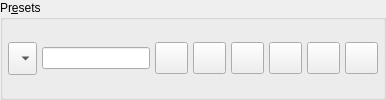
               <widget class="QGroupBox" name="presets_gb">
                <property name="sizePolicy">
                 <sizepolicy hsizetype="Expanding" vsizetype="Fixed">
                  <horstretch>0</horstretch>
                  <verstretch>0</verstretch>
                 </sizepolicy>
                </property>
                <property name="minimumSize">
                 <size>
                  <width>0</width>
                  <height>0</height>
                 </size>
                </property>
                <property name="title">
                 <string>Pr&amp;esets</string>
                </property>
                <property name="flat">
                 <bool>false</bool>
                </property>
                <property name="checkable">
                 <bool>false</bool>
                </property>
                <layout class="QVBoxLayout" name="verticalLayout_8">
                 <property name="spacing">
                  <number>5</number>
                 </property>
                 <property name="leftMargin">
                  <number>5</number>
                 </property>
                 <property name="topMargin">
                  <number>5</number>
                 </property>
                 <property name="rightMargin">
                  <number>5</number>
                 </property>
                 <property name="bottomMargin">
                  <number>5</number>
                 </property>
                 <item>
                  <layout class="QHBoxLayout" name="horizontalLayout_6">
                   <property name="spacing">
                    <number>5</number>
                   </property>
                   <item>
                    <widget class="QComboBox" name="presets_cmb">
                     <property name="sizePolicy">
                      <sizepolicy hsizetype="Expanding" vsizetype="Fixed">
                       <horstretch>0</horstretch>
                       <verstretch>0</verstretch>
                      </sizepolicy>
                     </property>
                     <property name="insertPolicy">
                      <enum>QComboBox::InsertPolicy::InsertAtBottom</enum>
                     </property>
                     <property name="sizeAdjustPolicy">
                      <enum>QComboBox::SizeAdjustPolicy::AdjustToMinimumContentsLengthWithIcon</enum>
                     </property>
                     <property name="iconSize">
                      <size>
                       <width>25</width>
                       <height>25</height>
                      </size>
                     </property>
                    </widget>
                   </item>
                   <item>
                    <widget class="QLineEdit" name="preset_name_edt">
                     <property name="sizePolicy">
                      <sizepolicy hsizetype="Expanding" vsizetype="Fixed">
                       <horstretch>0</horstretch>
                       <verstretch>0</verstretch>
                      </sizepolicy>
                     </property>
                    </widget>
                   </item>
                   <item>
                    <widget class="QToolButton" name="new_preset_tb">
                     <property name="enabled">
                      <bool>true</bool>
                     </property>
                     <property name="sizePolicy">
                      <sizepolicy hsizetype="Preferred" vsizetype="Fixed">
                       <horstretch>0</horstretch>
                       <verstretch>0</verstretch>
                      </sizepolicy>
                     </property>
                     <property name="toolTip">
                      <string>Add new preset</string>
                     </property>
                     <property name="text">
                      <string/>
                     </property>
                     <property name="icon">
                      <iconset resource="../../res/resources.qrc">
                       <normaloff>:/icons/icons/new.png</normaloff>:/icons/icons/new.png</iconset>
                     </property>
                     <property name="iconSize">
                      <size>
                       <width>25</width>
                       <height>25</height>
                      </size>
                     </property>
                     <property name="shortcut">
                      <string>Ins</string>
                     </property>
                    </widget>
                   </item>
                   <item>
                    <widget class="QToolButton" name="edit_preset_tb">
                     <property name="enabled">
                      <bool>true</bool>
                     </property>
                     <property name="sizePolicy">
                      <sizepolicy hsizetype="Preferred" vsizetype="Fixed">
                       <horstretch>0</horstretch>
                       <verstretch>0</verstretch>
                      </sizepolicy>
                     </property>
                     <property name="toolTip">
                      <string>Edit preset name</string>
                     </property>
                     <property name="text">
                      <string/>
                     </property>
                     <property name="icon">
                      <iconset resource="../../res/resources.qrc">
                       <normaloff>:/icons/icons/edit.png</normaloff>:/icons/icons/edit.png</iconset>
                     </property>
                     <property name="iconSize">
                      <size>
                       <width>25</width>
                       <height>25</height>
                      </size>
                     </property>
                     <property name="shortcut">
                      <string>Ctrl+E</string>
                     </property>
                    </widget>
                   </item>
                   <item>
                    <widget class="QToolButton" name="save_preset_tb">
                     <property name="enabled">
                      <bool>true</bool>
                     </property>
                     <property name="sizePolicy">
                      <sizepolicy hsizetype="Preferred" vsizetype="Fixed">
                       <horstretch>0</horstretch>
                       <verstretch>0</verstretch>
                      </sizepolicy>
                     </property>
                     <property name="toolTip">
                      <string>Save preset</string>
                     </property>
                     <property name="text">
                      <string/>
                     </property>
                     <property name="icon">
                      <iconset resource="../../res/resources.qrc">
                       <normaloff>:/icons/icons/save.png</normaloff>:/icons/icons/save.png</iconset>
                     </property>
                     <property name="iconSize">
                      <size>
                       <width>25</width>
                       <height>25</height>
                      </size>
                     </property>
                     <property name="shortcut">
                      <string>Ctrl+S</string>
                     </property>
                    </widget>
                   </item>
                   <item>
                    <widget class="QToolButton" name="cancel_preset_edit_tb">
                     <property name="enabled">
                      <bool>true</bool>
                     </property>
                     <property name="sizePolicy">
                      <sizepolicy hsizetype="Preferred" vsizetype="Fixed">
                       <horstretch>0</horstretch>
                       <verstretch>0</verstretch>
                      </sizepolicy>
                     </property>
                     <property name="toolTip">
                      <string>Cancel operation on the preset</string>
                     </property>
                     <property name="text">
                      <string/>
                     </property>
                     <property name="icon">
                      <iconset resource="../../res/resources.qrc">
                       <normaloff>:/icons/icons/close1.png</normaloff>:/icons/icons/close1.png</iconset>
                     </property>
                     <property name="iconSize">
                      <size>
                       <width>25</width>
                       <height>25</height>
                      </size>
                     </property>
                     <property name="shortcut">
                      <string>Esc</string>
                     </property>
                    </widget>
                   </item>
                   <item>
                    <widget class="QToolButton" name="remove_preset_tb">
                     <property name="enabled">
                      <bool>true</bool>
                     </property>
                     <property name="sizePolicy">
                      <sizepolicy hsizetype="Preferred" vsizetype="Fixed">
                       <horstretch>0</horstretch>
                       <verstretch>0</verstretch>
                      </sizepolicy>
                     </property>
                     <property name="toolTip">
                      <string>Delete the selected preset</string>
                     </property>
                     <property name="text">
                      <string/>
                     </property>
                     <property name="icon">
                      <iconset resource="../../res/resources.qrc">
                       <normaloff>:/icons/icons/delete.png</normaloff>:/icons/icons/delete.png</iconset>
                     </property>
                     <property name="iconSize">
                      <size>
                       <width>25</width>
                       <height>25</height>
                      </size>
                     </property>
                     <property name="shortcut">
                      <string>Del</string>
                     </property>
                    </widget>
                   </item>
                   <item>
                    <widget class="QToolButton" name="default_presets_tb">
                     <property name="enabled">
                      <bool>true</bool>
                     </property>
                     <property name="sizePolicy">
                      <sizepolicy hsizetype="Preferred" vsizetype="Fixed">
                       <horstretch>0</horstretch>
                       <verstretch>0</verstretch>
                      </sizepolicy>
                     </property>
                     <property name="toolTip">
                      <string>Restore the default presets</string>
                     </property>
                     <property name="text">
                      <string/>
                     </property>
                     <property name="icon">
                      <iconset resource="../../res/resources.qrc">
                       <normaloff>:/icons/icons/refresh.png</normaloff>:/icons/icons/refresh.png</iconset>
                     </property>
                     <property name="iconSize">
                      <size>
                       <width>25</width>
                       <height>25</height>
                      </size>
                     </property>
                     <property name="shortcut">
                      <string>Ctrl+R</string>
                     </property>
                    </widget>
                   </item>
                  </layout>
                 </item>
                </layout>
               </widget>
